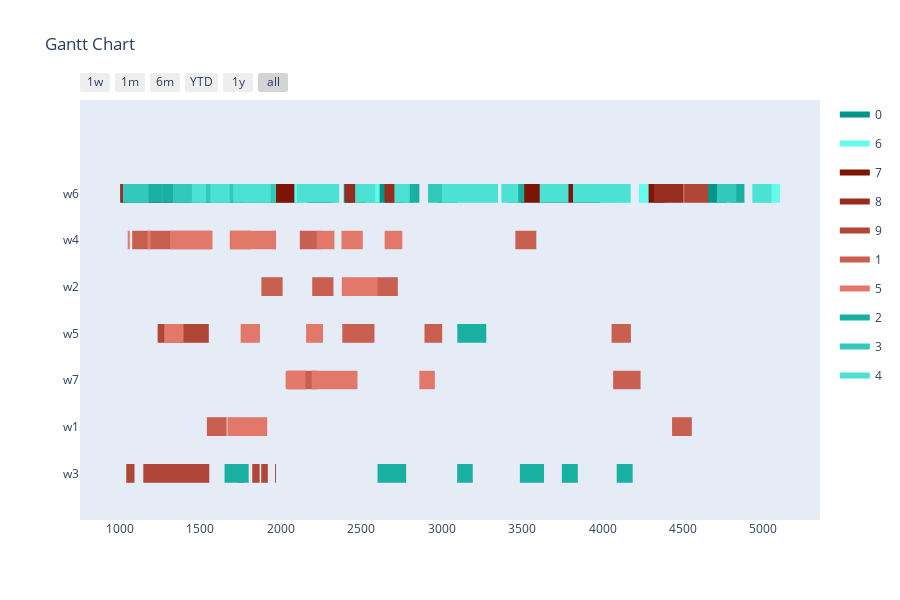

Here is the notebook cell this chart was saved with:
### Markdown cell above
Config 1 - Test with One Point Crossover

### Code cell
optimizer = BaseGA(env)
optimizer.set_minimize()
# optional (in this case, all options given are the default option, if the configuration step is skipped)
optimizer.configure('tardiness', 'onepointcrossover', 'roulettewheel', 'randomize')
# choose an input generator (optional) -> decides how the data gets converted into the optimizer format
# optimizer.set_input_generator('SameLengthAlternativesGenerator')
# all parameters after offspring_amount are optional (in this case -> verbose=True)
result, best_fitness_history, average_fitness_history, best_generation_history, feasible_gen = optimizer.optimize(orders, max_generations, earliest_time_slot, last_time_slot, population_size, offspring_amount, verbose=True)
workstation_assignments = reformat_result(result, orders, env)
visualize(workstation_assignments, best_fitness_history, average_fitness_history, best_generation_history, feasible_gen)

### Figure 1 — Plotly figure (JSON) as saved in the notebook; plotly's stock layout.template omitted (floating-point values rounded to 4 significant figures; data arrays with more than 128 entries replaced by an {"elided": "..."} marker saying what was removed)
{"data": [{"fill": "toself", "fillcolor": "rgb(1, 151, 136)", "hoverinfo": "name", "legendgroup": "rgb(1, 151, 136)", "mode": "none", "name": "0", "type": "scatter", "x": [1023, 1143, 1143, 1023, 1023, 1279, 1432, 1432, 1279, 1279, 2570, 2750, 2750, 2570, 2570, 1567, 1687, 1687, 1567, 1567, 1408, 1464, 1464, 1408, 1408, 1936, 2032, 2032, 1936, 1936, 2391, 2516, 2516, 2391, 2391, 576, 696, 696, 576, 576, 2494, 2644, 2644, 2494, 2494, 4652, 4772, 4772, 4652, 4652, 1474, 1604, 1604, 1474, 1474, 2568, 2688, 2688, 2568, 2568, 2770, 2826, 2826, 2770, 2770, 1512, 1574, 1574, 1512, 1512, 2593, 2783, 2783, 2593, 2593, 2521, 2631, 2631, 2521, 2521, 2638, 2758, 2758, 2638, 2638, 2185, 2338, 2338, 2185, 2185, 1237, 1367, 1367, 1237, 1237, 2194, 2317, 2317, 2194, 2194, 395, 515, 515, 395, 395, 2975, 3095, 3095, 2975, 2975, 2027, 2127, 2127, 2027], "y": [5.8, 5.8, 6.2, 6.2, null, 5.8, 5.8, 6.2, 6.2, null, 5.8, 5.8, 6.2, 6.2, null, 5.8, 5.8, 6.2, 6.2, null, 5.8, 5.8, 6.2, 6.2, null, 5.8, 5.8, 6.2, 6.2, null, 5.8, 5.8, 6.2, 6.2, null, 5.8, 5.8, 6.2, 6.2, null, 5.8, 5.8, 6.2, 6.2, null, 5.8, 5.8, 6.2, 6.2, null, 5.8, 5.8, 6.2, 6.2, null, 5.8, 5.8, 6.2, 6.2, null, 5.8, 5.8, 6.2, 6.2, null, 5.8, 5.8, 6.2, 6.2, null, 5.8, 5.8, 6.2, 6.2, null, 5.8, 5.8, 6.2, 6.2, null, 5.8, 5.8, 6.2, 6.2, null, 5.8, 5.8, 6.2, 6.2, null, 5.8, 5.8, 6.2, 6.2, null, 5.8, 5.8, 6.2, 6.2, null, 5.8, 5.8, 6.2, 6.2, null, 5.8, 5.8, 6.2, 6.2, null, 5.8, 5.8, 6.2, 6.2]}, {"fill": "toself", "fillcolor": "rgb(101, 251, 236)", "hoverinfo": "name", "legendgroup": "rgb(101, 251, 236)", "mode": "none", "name": "6", "type": "scatter", "x": {"elided": "134 int values"}, "y": {"elided": "134 float values"}}, {"fill": "toself", "fillcolor": "rgb(126, 20, 5)", "hoverinfo": "name", "legendgroup": "rgb(126, 20, 5)", "mode": "none", "name": "7", "type": "scatter", "x": {"elided": "134 int values"}, "y": {"elided": "134 float values"}}, {"fill": "toself", "fillcolor": "rgb(151, 45, 30)", "hoverinfo": "name", "legendgroup": "rgb(151, 45, 30)", "mode": "none", "name": "8", "type": "scatter", "x": [1672, 1769, 1769, 1672, 1672, 698, 818, 818, 698, 698, 1653, 1833, 1833, 1653, 1653, 1720, 1830, 1830, 1720, 1720, 1216, 1326, 1326, 1216, 1216, 2398, 2528, 2528, 2398, 2398, 1763, 1859, 1859, 1763, 1763, 1036, 1133, 1133, 1036, 1036, 2644, 2769, 2769, 2644, 2644, 1740, 1890, 1890, 1740, 1740, 334, 524, 524, 334, 334, 1427, 1524, 1524, 1427, 1427, 665, 845, 845, 665, 665, 4404, 4501, 4501, 4404, 4404, 4319, 4504, 4504, 4319, 4319, 732, 828, 828, 732, 732, 893, 1013, 1013, 893, 893, 1787, 1907, 1907, 1787, 1787, 701, 816, 816, 701, 701, 905, 1001, 1001, 905, 905, 402, 464, 464, 402, 402, 794, 914, 914, 794, 794, 1473, 1633, 1633, 1473], "y": [5.8, 5.8, 6.2, 6.2, null, 5.8, 5.8, 6.2, 6.2, null, 5.8, 5.8, 6.2, 6.2, null, 5.8, 5.8, 6.2, 6.2, null, 5.8, 5.8, 6.2, 6.2, null, 5.8, 5.8, 6.2, 6.2, null, 5.8, 5.8, 6.2, 6.2, null, 5.8, 5.8, 6.2, 6.2, null, 5.8, 5.8, 6.2, 6.2, null, 5.8, 5.8, 6.2, 6.2, null, 5.8, 5.8, 6.2, 6.2, null, 5.8, 5.8, 6.2, 6.2, null, 5.8, 5.8, 6.2, 6.2, null, 5.8, 5.8, 6.2, 6.2, null, 5.8, 5.8, 6.2, 6.2, null, 5.8, 5.8, 6.2, 6.2, null, 5.8, 5.8, 6.2, 6.2, null, 5.8, 5.8, 6.2, 6.2, null, 5.8, 5.8, 6.2, 6.2, null, 5.8, 5.8, 6.2, 6.2, null, 5.8, 5.8, 6.2, 6.2, null, 5.8, 5.8, 6.2, 6.2, null, 5.8, 5.8, 6.2, 6.2]}, {"fill": "toself", "fillcolor": "rgb(176, 70, 55)", "hoverinfo": "name", "legendgroup": "rgb(176, 70, 55)", "mode": "none", "name": "9", "type": "scatter", "x": [1766, 1832, 1832, 1766, 1766, 992, 1058, 1058, 992, 992, 1154, 1259, 1259, 1154, 1154, 822, 906, 906, 822, 822, 4507, 4657, 4657, 4507, 4507, 1129, 1195, 1195, 1129, 1129, 378, 483, 483, 378, 378, 1432, 1552, 1552, 1432, 1432, 1262, 1442, 1442, 1262, 1262, 729, 869, 869, 729, 729, 1234, 1414, 1414, 1234, 1234, 341, 555, 555, 341, 341, 300, 397, 397, 300, 300, 1555, 1733, 1733, 1555, 1555, 1878, 1964, 1964, 1878, 1878, 1090, 1145, 1145, 1090, 1090, 1771, 1868, 1868, 1771, 1771, 385, 482, 482, 385, 385, 963, 1039, 1039, 963, 963, 427, 513, 513, 427, 427, 1822, 1919, 1919, 1822], "y": [5.8, 5.8, 6.2, 6.2, null, 5.8, 5.8, 6.2, 6.2, null, 5.8, 5.8, 6.2, 6.2, null, 5.8, 5.8, 6.2, 6.2, null, 5.8, 5.8, 6.2, 6.2, null, 5.8, 5.8, 6.2, 6.2, null, 5.8, 5.8, 6.2, 6.2, null, 2.8, 2.8, 3.2, 3.2, null, 2.8, 2.8, 3.2, 3.2, null, 2.8, 2.8, 3.2, 3.2, null, 2.8, 2.8, 3.2, 3.2, null, 2.8, 2.8, 3.2, 3.2, null, -0.2, -0.2, 0.2, 0.2, null, -0.2, -0.2, 0.2, 0.2, null, -0.2, -0.2, 0.2, 0.2, null, -0.2, -0.2, 0.2, 0.2, null, -0.2, -0.2, 0.2, 0.2, null, -0.2, -0.2, 0.2, 0.2, null, -0.2, -0.2, 0.2, 0.2, null, -0.2, -0.2, 0.2, 0.2, null, -0.2, -0.2, 0.2, 0.2]}, {"fill": "toself", "fillcolor": "rgb(201, 95, 80)", "hoverinfo": "name", "legendgroup": "rgb(201, 95, 80)", "mode": "none", "name": "1", "type": "scatter", "x": [1563, 1683, 1683, 1563, 1563, 1812, 1952, 1952, 1812, 1812, 2118, 2248, 2248, 2118, 2118, 936, 1076, 1076, 936, 936, 3458, 3588, 3588, 3458, 3458, 1879, 2011, 2011, 1879, 1879, 2595, 2727, 2727, 2595, 2595, 2195, 2327, 2327, 2195, 2195, 2382, 2582, 2582, 2382, 2382, 621, 821, 821, 621, 621, 521, 641, 641, 521, 521, 2893, 3003, 3003, 2893, 2893, 4056, 4176, 4176, 4056, 4056, 4066, 4236, 4236, 4066, 4066, 2045, 2215, 2215, 2045, 2045, 2074, 2224, 2224, 2074, 2074, 4432, 4555, 4555, 4432, 4432, 1540, 1663, 1663, 1540], "y": [4.8, 4.8, 5.2, 5.2, null, 4.8, 4.8, 5.2, 5.2, null, 4.8, 4.8, 5.2, 5.2, null, 4.8, 4.8, 5.2, 5.2, null, 4.8, 4.8, 5.2, 5.2, null, 3.8, 3.8, 4.2, 4.2, null, 3.8, 3.8, 4.2, 4.2, null, 3.8, 3.8, 4.2, 4.2, null, 2.8, 2.8, 3.2, 3.2, null, 2.8, 2.8, 3.2, 3.2, null, 2.8, 2.8, 3.2, 3.2, null, 2.8, 2.8, 3.2, 3.2, null, 2.8, 2.8, 3.2, 3.2, null, 1.8, 1.8, 2.2, 2.2, null, 1.8, 1.8, 2.2, 2.2, null, 1.8, 1.8, 2.2, 2.2, null, 0.8, 0.8, 1.2, 1.2, null, 0.8, 0.8, 1.2, 1.2]}, {"fill": "toself", "fillcolor": "rgb(226, 120, 105)", "hoverinfo": "name", "legendgroup": "rgb(226, 120, 105)", "mode": "none", "name": "5", "type": "scatter", "x": [1575, 1685, 1685, 1575, 1575, 1061, 1171, 1171, 1061, 1061, 918, 1048, 1048, 918, 918, 2377, 2507, 2507, 2377, 2377, 2379, 2509, 2509, 2379, 2379, 2223, 2333, 2333, 2223, 2223, 1190, 1310, 1310, 1190, 1190, 2645, 2755, 2755, 2645, 2645, 2379, 2602, 2602, 2379, 2379, 1275, 1395, 1395, 1275, 1275, 1750, 1870, 1870, 1750, 1750, 2157, 2262, 2262, 2157, 2157, 2861, 2957, 2957, 2861, 2861, 2191, 2361, 2361, 2191, 2191, 2353, 2476, 2476, 2353, 2353, 2030, 2153, 2153, 2030, 2030, 1785, 1908, 1908, 1785, 1785, 1668, 1915, 1915, 1668], "y": [4.8, 4.8, 5.2, 5.2, null, 4.8, 4.8, 5.2, 5.2, null, 4.8, 4.8, 5.2, 5.2, null, 4.8, 4.8, 5.2, 5.2, null, 4.8, 4.8, 5.2, 5.2, null, 4.8, 4.8, 5.2, 5.2, null, 4.8, 4.8, 5.2, 5.2, null, 4.8, 4.8, 5.2, 5.2, null, 3.8, 3.8, 4.2, 4.2, null, 2.8, 2.8, 3.2, 3.2, null, 2.8, 2.8, 3.2, 3.2, null, 2.8, 2.8, 3.2, 3.2, null, 1.8, 1.8, 2.2, 2.2, null, 1.8, 1.8, 2.2, 2.2, null, 1.8, 1.8, 2.2, 2.2, null, 1.8, 1.8, 2.2, 2.2, null, 0.8, 0.8, 1.2, 1.2, null, 0.8, 0.8, 1.2, 1.2]}, {"fill": "toself", "fillcolor": "rgb(26, 176, 161)", "hoverinfo": "name", "legendgroup": "rgb(26, 176, 161)", "mode": "none", "name": "2", "type": "scatter", "x": [293, 443, 443, 293, 293, 3408, 3513, 3513, 3408, 3408, 961, 1056, 1056, 961, 961, 364, 469, 469, 364, 364, 2768, 2861, 2861, 2768, 2768, 430, 523, 523, 430, 430, 4798, 4882, 4882, 4798, 4798, 210, 360, 360, 210, 210, 663, 877, 877, 663, 663, 3097, 3277, 3277, 3097, 3097, 712, 926, 926, 712, 712, 289, 414, 414, 289, 289, 2601, 2779, 2779, 2601, 2601, 826, 925, 925, 826, 826, 895, 950, 950, 895, 895, 736, 812, 812, 736, 736, 4088, 4187, 4187, 4088, 4088, 1650, 1800, 1800, 1650, 1650, 3747, 3846, 3846, 3747, 3747, 3486, 3636, 3636, 3486, 3486, 3096, 3193, 3193, 3096], "y": [5.8, 5.8, 6.2, 6.2, null, 5.8, 5.8, 6.2, 6.2, null, 5.8, 5.8, 6.2, 6.2, null, 5.8, 5.8, 6.2, 6.2, null, 5.8, 5.8, 6.2, 6.2, null, 5.8, 5.8, 6.2, 6.2, null, 5.8, 5.8, 6.2, 6.2, null, 5.8, 5.8, 6.2, 6.2, null, 2.8, 2.8, 3.2, 3.2, null, 2.8, 2.8, 3.2, 3.2, null, 2.8, 2.8, 3.2, 3.2, null, -0.2, -0.2, 0.2, 0.2, null, -0.2, -0.2, 0.2, 0.2, null, -0.2, -0.2, 0.2, 0.2, null, -0.2, -0.2, 0.2, 0.2, null, -0.2, -0.2, 0.2, 0.2, null, -0.2, -0.2, 0.2, 0.2, null, -0.2, -0.2, 0.2, 0.2, null, -0.2, -0.2, 0.2, 0.2, null, -0.2, -0.2, 0.2, 0.2, null, -0.2, -0.2, 0.2, 0.2]}, {"fill": "toself", "fillcolor": "rgb(51, 201, 186)", "hoverinfo": "name", "legendgroup": "rgb(51, 201, 186)", "mode": "none", "name": "3", "type": "scatter", "x": [209, 362, 362, 209, 209, 574, 699, 699, 574, 574, 1100, 1260, 1260, 1100, 1100, 966, 1089, 1089, 966, 966, 906, 1029, 1029, 906, 906, 1018, 1178, 1178, 1018, 1018, 501, 601, 601, 501, 501, 506, 626, 626, 506, 506, 1447, 1509, 1509, 1447, 1447, 819, 969, 969, 819, 819, 4711, 4831, 4831, 4711, 4711, 1625, 1810, 1810, 1625, 1625, 1803, 1923, 1923, 1803, 1803, 1139, 1329, 1329, 1139, 1139, 2915, 3040, 3040, 2915, 2915, 1028, 1125, 1125, 1028, 1028, 669, 769, 769, 669, 669, 666, 789, 789, 666, 666, 607, 717, 717, 607, 607, 1263, 1453, 1453, 1263, 1263, 1077, 1164, 1164, 1077, 1077, 326, 446, 446, 326, 326, 1708, 1770, 1770, 1708], "y": [5.8, 5.8, 6.2, 6.2, null, 5.8, 5.8, 6.2, 6.2, null, 5.8, 5.8, 6.2, 6.2, null, 5.8, 5.8, 6.2, 6.2, null, 5.8, 5.8, 6.2, 6.2, null, 5.8, 5.8, 6.2, 6.2, null, 5.8, 5.8, 6.2, 6.2, null, 5.8, 5.8, 6.2, 6.2, null, 5.8, 5.8, 6.2, 6.2, null, 5.8, 5.8, 6.2, 6.2, null, 5.8, 5.8, 6.2, 6.2, null, 5.8, 5.8, 6.2, 6.2, null, 5.8, 5.8, 6.2, 6.2, null, 5.8, 5.8, 6.2, 6.2, null, 5.8, 5.8, 6.2, 6.2, null, 5.8, 5.8, 6.2, 6.2, null, 5.8, 5.8, 6.2, 6.2, null, 5.8, 5.8, 6.2, 6.2, null, 5.8, 5.8, 6.2, 6.2, null, 5.8, 5.8, 6.2, 6.2, null, 5.8, 5.8, 6.2, 6.2, null, 5.8, 5.8, 6.2, 6.2, null, 5.8, 5.8, 6.2, 6.2]}, {"fill": "toself", "fillcolor": "rgb(76, 226, 211)", "hoverinfo": "name", "legendgroup": "rgb(76, 226, 211)", "mode": "none", "name": "4", "type": "scatter", "x": {"elided": "134 int values"}, "y": {"elided": "134 float values"}}, {"legendgroup": "rgb(1, 151, 136)", "marker": {"color": "rgb(1, 151, 136)", "opacity": 0, "size": 1}, "mode": "markers", "name": "", "showlegend": false, "text": [null, null, null, null, null, null, null, null, null, null, null, null, null, null, null, null, null, null, null, null, null, null, null, null, null, null, null, null, null, null, null, null, null, null, null, null, null, null, null, null, null, null, null, null, null, null], "type": "scatter", "x": [1023, 1143, 1279, 1432, 2570, 2750, 1567, 1687, 1408, 1464, 1936, 2032, 2391, 2516, 576, 696, 2494, 2644, 4652, 4772, 1474, 1604, 2568, 2688, 2770, 2826, 1512, 1574, 2593, 2783, 2521, 2631, 2638, 2758, 2185, 2338, 1237, 1367, 2194, 2317, 395, 515, 2975, 3095, 2027, 2127], "y": [6, 6, 6, 6, 6, 6, 6, 6, 6, 6, 6, 6, 6, 6, 6, 6, 6, 6, 6, 6, 6, 6, 6, 6, 6, 6, 6, 6, 6, 6, 6, 6, 6, 6, 6, 6, 6, 6, 6, 6, 6, 6, 6, 6, 6, 6]}, {"legendgroup": "rgb(101, 251, 236)", "marker": {"color": "rgb(101, 251, 236)", "opacity": 0, "size": 1}, "mode": "markers", "name": "", "showlegend": false, "text": [null, null, null, null, null, null, null, null, null, null, null, null, null, null, null, null, null, null, null, null, null, null, null, null, null, null, null, null, null, null, null, null, null, null, null, null, null, null, null, null, null, null, null, null, null, null, null, null, null, null, null, null, null, null], "type": "scatter", "x": [1932, 2110, 4973, 5103, 4297, 4397, 803, 918, 448, 535, 3947, 4067, 1989, 2109, 636, 804, 804, 964, 421, 581, 4226, 4383, 855, 1000, 820, 988, 931, 1109, 495, 640, 2449, 2614, 781, 896, 2697, 2817, 2053, 2163, 825, 920, 1123, 1218, 4343, 4463, 475, 605, 244, 364, 3892, 4017, 810, 930, 3710, 3806], "y": [6, 6, 6, 6, 6, 6, 6, 6, 6, 6, 6, 6, 6, 6, 6, 6, 6, 6, 6, 6, 6, 6, 6, 6, 6, 6, 6, 6, 6, 6, 6, 6, 6, 6, 6, 6, 6, 6, 6, 6, 6, 6, 6, 6, 6, 6, 6, 6, 6, 6, 6, 6, 6, 6]}, {"legendgroup": "rgb(126, 20, 5)", "marker": {"color": "rgb(126, 20, 5)", "opacity": 0, "size": 1}, "mode": "markers", "name": "", "showlegend": false, "text": [null, null, null, null, null, null, null, null, null, null, null, null, null, null, null, null, null, null, null, null, null, null, null, null, null, null, null, null, null, null, null, null, null, null, null, null, null, null, null, null, null, null, null, null, null, null, null, null, null, null, null, null, null, null], "type": "scatter", "x": [1916, 2084, 464, 560, 3635, 3755, 1645, 1745, 913, 1058, 910, 1010, 895, 983, 1057, 1167, 519, 614, 1635, 1813, 445, 565, 933, 1101, 3670, 3815, 3490, 3658, 349, 517, 500, 588, 1232, 1410, 699, 909, 3772, 3982, 838, 953, 825, 921, 358, 463, 566, 711, 2163, 2308, 281, 376, 616, 781, 4286, 4386], "y": [6, 6, 6, 6, 6, 6, 6, 6, 6, 6, 6, 6, 6, 6, 6, 6, 6, 6, 6, 6, 6, 6, 6, 6, 6, 6, 6, 6, 6, 6, 6, 6, 6, 6, 6, 6, 6, 6, 6, 6, 6, 6, 6, 6, 6, 6, 6, 6, 6, 6, 6, 6, 6, 6]}, {"legendgroup": "rgb(151, 45, 30)", "marker": {"color": "rgb(151, 45, 30)", "opacity": 0, "size": 1}, "mode": "markers", "name": "", "showlegend": false, "text": [null, null, null, null, null, null, null, null, null, null, null, null, null, null, null, null, null, null, null, null, null, null, null, null, null, null, null, null, null, null, null, null, null, null, null, null, null, null, null, null, null, null, null, null, null, null], "type": "scatter", "x": [1672, 1769, 698, 818, 1653, 1833, 1720, 1830, 1216, 1326, 2398, 2528, 1763, 1859, 1036, 1133, 2644, 2769, 1740, 1890, 334, 524, 1427, 1524, 665, 845, 4404, 4501, 4319, 4504, 732, 828, 893, 1013, 1787, 1907, 701, 816, 905, 1001, 402, 464, 794, 914, 1473, 1633], "y": [6, 6, 6, 6, 6, 6, 6, 6, 6, 6, 6, 6, 6, 6, 6, 6, 6, 6, 6, 6, 6, 6, 6, 6, 6, 6, 6, 6, 6, 6, 6, 6, 6, 6, 6, 6, 6, 6, 6, 6, 6, 6, 6, 6, 6, 6]}, {"legendgroup": "rgb(176, 70, 55)", "marker": {"color": "rgb(176, 70, 55)", "opacity": 0, "size": 1}, "mode": "markers", "name": "", "showlegend": false, "text": [null, null, null, null, null, null, null, null, null, null, null, null, null, null, null, null, null, null, null, null, null, null, null, null, null, null, null, null, null, null, null, null, null, null, null, null, null, null, null, null, null, null], "type": "scatter", "x": [1766, 1832, 992, 1058, 1154, 1259, 822, 906, 4507, 4657, 1129, 1195, 378, 483, 1432, 1552, 1262, 1442, 729, 869, 1234, 1414, 341, 555, 300, 397, 1555, 1733, 1878, 1964, 1090, 1145, 1771, 1868, 385, 482, 963, 1039, 427, 513, 1822, 1919], "y": [6, 6, 6, 6, 6, 6, 6, 6, 6, 6, 6, 6, 6, 6, 3, 3, 3, 3, 3, 3, 3, 3, 3, 3, 0, 0, 0, 0, 0, 0, 0, 0, 0, 0, 0, 0, 0, 0, 0, 0, 0, 0]}, {"legendgroup": "rgb(201, 95, 80)", "marker": {"color": "rgb(201, 95, 80)", "opacity": 0, "size": 1}, "mode": "markers", "name": "", "showlegend": false, "text": [null, null, null, null, null, null, null, null, null, null, null, null, null, null, null, null, null, null, null, null, null, null, null, null, null, null, null, null, null, null, null, null, null, null, null, null], "type": "scatter", "x": [1563, 1683, 1812, 1952, 2118, 2248, 936, 1076, 3458, 3588, 1879, 2011, 2595, 2727, 2195, 2327, 2382, 2582, 621, 821, 521, 641, 2893, 3003, 4056, 4176, 4066, 4236, 2045, 2215, 2074, 2224, 4432, 4555, 1540, 1663], "y": [5, 5, 5, 5, 5, 5, 5, 5, 5, 5, 4, 4, 4, 4, 4, 4, 3, 3, 3, 3, 3, 3, 3, 3, 3, 3, 2, 2, 2, 2, 2, 2, 1, 1, 1, 1]}, {"legendgroup": "rgb(226, 120, 105)", "marker": {"color": "rgb(226, 120, 105)", "opacity": 0, "size": 1}, "mode": "markers", "name": "", "showlegend": false, "text": [null, null, null, null, null, null, null, null, null, null, null, null, null, null, null, null, null, null, null, null, null, null, null, null, null, null, null, null, null, null, null, null, null, null, null, null], "type": "scatter", "x": [1575, 1685, 1061, 1171, 918, 1048, 2377, 2507, 2379, 2509, 2223, 2333, 1190, 1310, 2645, 2755, 2379, 2602, 1275, 1395, 1750, 1870, 2157, 2262, 2861, 2957, 2191, 2361, 2353, 2476, 2030, 2153, 1785, 1908, 1668, 1915], "y": [5, 5, 5, 5, 5, 5, 5, 5, 5, 5, 5, 5, 5, 5, 5, 5, 4, 4, 3, 3, 3, 3, 3, 3, 2, 2, 2, 2, 2, 2, 2, 2, 1, 1, 1, 1]}, {"legendgroup": "rgb(26, 176, 161)", "marker": {"color": "rgb(26, 176, 161)", "opacity": 0, "size": 1}, "mode": "markers", "name": "", "showlegend": false, "text": [null, null, null, null, null, null, null, null, null, null, null, null, null, null, null, null, null, null, null, null, null, null, null, null, null, null, null, null, null, null, null, null, null, null, null, null, null, null, null, null, null, null], "type": "scatter", "x": [293, 443, 3408, 3513, 961, 1056, 364, 469, 2768, 2861, 430, 523, 4798, 4882, 210, 360, 663, 877, 3097, 3277, 712, 926, 289, 414, 2601, 2779, 826, 925, 895, 950, 736, 812, 4088, 4187, 1650, 1800, 3747, 3846, 3486, 3636, 3096, 3193], "y": [6, 6, 6, 6, 6, 6, 6, 6, 6, 6, 6, 6, 6, 6, 6, 6, 3, 3, 3, 3, 3, 3, 0, 0, 0, 0, 0, 0, 0, 0, 0, 0, 0, 0, 0, 0, 0, 0, 0, 0, 0, 0]}, {"legendgroup": "rgb(51, 201, 186)", "marker": {"color": "rgb(51, 201, 186)", "opacity": 0, "size": 1}, "mode": "markers", "name": "", "showlegend": false, "text": [null, null, null, null, null, null, null, null, null, null, null, null, null, null, null, null, null, null, null, null, null, null, null, null, null, null, null, null, null, null, null, null, null, null, null, null, null, null, null, null, null, null, null, null, null, null], "type": "scatter", "x": [209, 362, 574, 699, 1100, 1260, 966, 1089, 906, 1029, 1018, 1178, 501, 601, 506, 626, 1447, 1509, 819, 969, 4711, 4831, 1625, 1810, 1803, 1923, 1139, 1329, 2915, 3040, 1028, 1125, 669, 769, 666, 789, 607, 717, 1263, 1453, 1077, 1164, 326, 446, 1708, 1770], "y": [6, 6, 6, 6, 6, 6, 6, 6, 6, 6, 6, 6, 6, 6, 6, 6, 6, 6, 6, 6, 6, 6, 6, 6, 6, 6, 6, 6, 6, 6, 6, 6, 6, 6, 6, 6, 6, 6, 6, 6, 6, 6, 6, 6, 6, 6]}, {"legendgroup": "rgb(76, 226, 211)", "marker": {"color": "rgb(76, 226, 211)", "opacity": 0, "size": 1}, "mode": "markers", "name": "", "showlegend": false, "text": [null, null, null, null, null, null, null, null, null, null, null, null, null, null, null, null, null, null, null, null, null, null, null, null, null, null, null, null, null, null, null, null, null, null, null, null, null, null, null, null, null, null, null, null, null, null, null, null, null, null, null, null, null, null], "type": "scatter", "x": [3371, 3476, 602, 697, 3609, 3766, 2462, 2587, 449, 594, 312, 417, 1704, 1861, 4945, 5050, 1562, 1682, 2101, 2216, 4003, 4160, 1446, 1534, 2706, 2801, 4055, 4175, 4931, 5026, 3182, 3337, 764, 924, 1811, 1937, 3043, 3253, 822, 977, 2151, 2361, 2239, 2363, 3002, 3127, 3816, 4026, 3643, 3788, 3254, 3350, 472, 577], "y": [6, 6, 6, 6, 6, 6, 6, 6, 6, 6, 6, 6, 6, 6, 6, 6, 6, 6, 6, 6, 6, 6, 6, 6, 6, 6, 6, 6, 6, 6, 6, 6, 6, 6, 6, 6, 6, 6, 6, 6, 6, 6, 6, 6, 6, 6, 6, 6, 6, 6, 6, 6, 6, 6]}], "layout": {"height": 600, "hovermode": "closest", "showlegend": true, "title": {"text": "Gantt Chart"}, "xaxis": {"rangeselector": {"buttons": [{"count": 7, "label": "1w", "step": "day", "stepmode": "backward"}, {"count": 1, "label": "1m", "step": "month", "stepmode": "backward"}, {"count": 6, "label": "6m", "step": "month", "stepmode": "backward"}, {"count": 1, "label": "YTD", "step": "year", "stepmode": "todate"}, {"count": 1, "label": "1y", "step": "year", "stepmode": "backward"}, {"step": "all"}]}, "showgrid": false, "type": "date", "zeroline": false}, "yaxis": {"autorange": false, "range": [-1, 8], "showgrid": false, "ticktext": ["w3", "w1", "w7", "w5", "w2", "w4", "w6"], "tickvals": [0, 1, 2, 3, 4, 5, 6], "zeroline": false}}}
